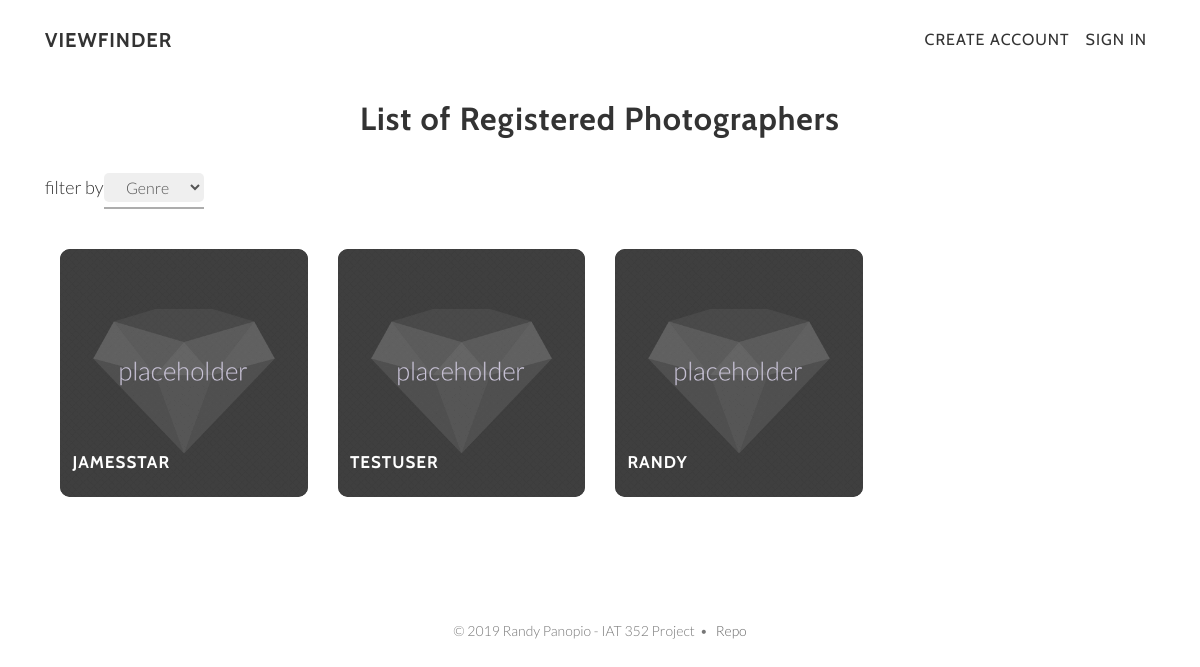
/photographer_members.php?genre=Hobby, run on the app's committed database.
### tables this page shows
CREATE TABLE IF NOT EXISTS `photographers` (
  `id` int(6) UNSIGNED NOT NULL AUTO_INCREMENT,
  `username` varchar(30) NOT NULL,
  `email` varchar(30) NOT NULL,
  `password` varchar(255) DEFAULT NULL,
  `name` varchar(50) DEFAULT NULL,
  `genre` varchar(50) DEFAULT NULL,
  `bio` varchar(255) DEFAULT NULL,
  PRIMARY KEY (`id`)
);

### photographer_members.php (the view, shortened to what this page needs)
<?php require("directives/header.php");
require("directives/nav_bar.php");
require("directives/database_info.php");?>
<div id="content-container">
<section id="contact" class="contact-section content-section text-center">
  <div class="container">
    <div class="col-lg-12 mx-auto">
      <h2>List of Registered Photographers</h2>
      <div class="row">
        <p>filter by </p>
        <form>
          <div class=" filter-dropdown">
            <div class="input-wrap validate-input">
              <select onchange="this.form.submit()" class="dropdown" name="genre">
                <option value="" disabled selected>Genre</option>
              </select>
            </div>
          </div>
        </form>
      </div>
      <div class="row">
        <?php
        if(isset($_GET["genre"])){
          $genre=$_GET["genre"];
          if($genre == "All" || $genre == "") {
            $query = "SELECT * FROM `photographers` ORDER BY `photographers`.`id` ASC";
          } else {
            $query = "SELECT * FROM photographers WHERE genre LIKE '%{$genre}%'";
          }
          if ($result = $db->query($query)) {
            while ($user = $result->fetch_assoc()) {
                echo "<div class=\"col-md-3 content-row\">
                  <div class=\"hovereffect\">
                    <a href=\"photographers_userinfo.php?id=".$user['id']."\">
                          <img class=\"img-responsive\" src=\"img/placeholder.png\" alt=\"img\">
                        </a>
                    <a href=\"photographers_userinfo.php?id=".$user['id']."\">
                      <div class=\"overlay\">
                        <h2>".$user['username']."</h2>
                      </div>
                    </a>
                  </div>
                </div>";
            }
            } else {
              echo "<div class=\"col-md-3 content-row\">
                <h3>no users exist</h3>
              </div>";
            }
        }
        ?>
      </div>
    </div>
  </div>
</section>
</div>
<?php require("directives/footer.php"); ?>

### styles/css/main.css (style rules this page uses)
.filter-dropdown { float:right;width:100px }
.dropdown { font-family:'Lato';font-weight:300;width:100%;border-radius:5px;padding:3px;margin-bottom:5px;border-color:transparent;text-align-last:center;text-align:center;-ms-text-align-last:center;-moz-text-align-last:center;color:#555555 }
.dropdown option { padding:5px }
body { font-family:'Lato';font-weight:300;width:100%;height:100%;color:#333333;background-color:white }
img { max-width:100%;width:100%;border-radius:10px }
h1,h2,h3,h4,h5,h6 { font-family:'Cabin', sans-serif;font-weight:700;margin:0 0 35px;letter-spacing:1px }
p { font-size:16px;line-height:1.5;margin:0 0 25px }
.hovereffect { width:100%;height:100%;float:left;overflow:hidden;position:relative;text-align:center;cursor:default;background-color:#333333;border-radius:10px }
.hovereffect .overlay { position:absolute;overflow:hidden;width:90%;height:100%;left:5%;top:5% }
.overlay h2 { margin-bottom:15px !important }
.hovereffect img { display:block;position:relative;-webkit-transition:all 0.35s;transition:all 0.35s }
.hovereffect h2 { position:absolute;bottom:0;left:0;text-transform:uppercase;color:#fff;font-size:17px;overflow:hidden;padding:0.5em 0;background-color:transparent;filter:alpha(opacity=0);-webkit-transition:opacity 0.35s, -webkit-transform 0.35s;transition:opacity 0.35s, transform 0.35s;-webkit-transform:translate3d(0, -35%, 0);transform:translate3d(0, -35%, 0) }
.content-row { margin-bottom:3% }
@media (min-width: 768px) { p { font-size:18px;line-height:1.6;margin:0 0 35px } }
a { -webkit-transition:all 0.2s ease-in-out;-moz-transition:all 0.2s ease-in-out;transition:all 0.2s ease-in-out;color:#952d49 }
.content-section { padding-top:20px;padding-bottom:20px }
#content-container { margin-top:80px }
.input-wrap { width:100%;position:relative;border-bottom:2px solid #adadad;margin-bottom:40px }

### data on the page
photographers: username "JAMESSTAR"
photographers: username "TESTUSER"
photographers: username "RANDY"
